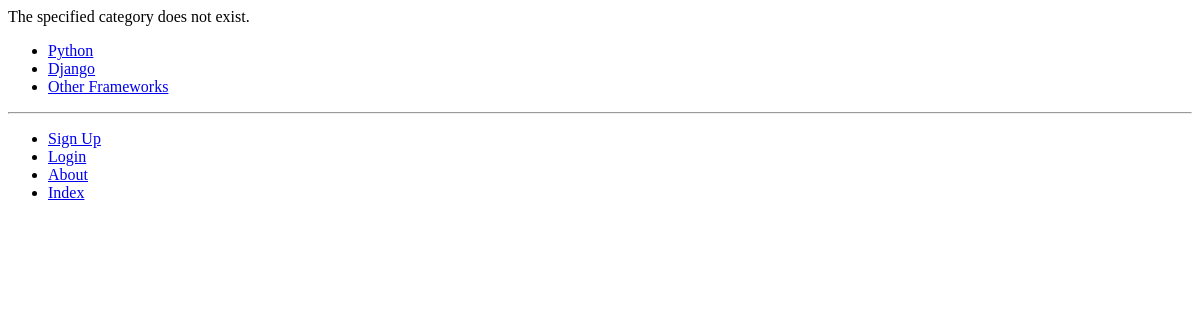
Page /rango/category/cats/ on the earlier database version.
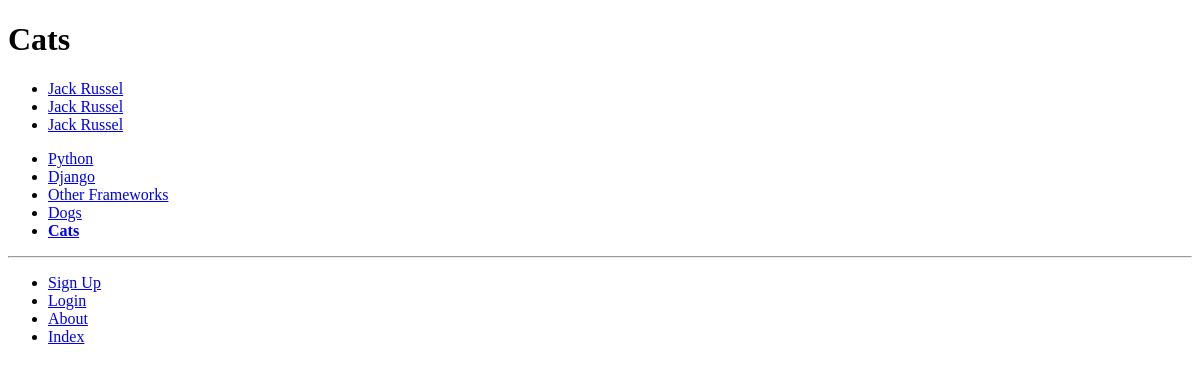
Same page on the later database version.
### rango/models.py (models this page shows, shortened)
class Category(models.Model):
	name = models.CharField(max_length=128, unique = True)
	views = models.IntegerField(default = 0)
	likes = models.IntegerField(default = 0)
	slug = models.SlugField(unique = True)
	class Meta:
	    verbose_name_plural = 'Categories'

class Page(models.Model):
    category = models.ForeignKey(Category, on_delete = models.CASCADE)
    title = models.CharField(max_length = 128)
    url = models.URLField()
    views = models.IntegerField(default = 0)

### rango/views.py (the view)
# urls.py: path('category/<slug:category_name_slug>/', views.show_category, name = 'show_category'),
def show_category(request, category_name_slug):
    context_dict = {}
    try:
        category = Category.objects.get(slug = category_name_slug)
        pages = Page.objects.filter(category = category)
        context_dict['pages'] = pages
        context_dict['category'] = category
    except Category.DoesNotExist:
        context_dict['category'] = None
        context_dict['pages'] = None
    return render(request, 'rango/category.html', context = context_dict)

### rango/templatetags/rango_template_tags.py (called while the page is built)
@register.inclusion_tag('rango/categories.html')
def get_category_list(current_category=None):
	return {'categories': Category.objects.all(), 'current_category': current_category}

### templates/rango/category.html (shortened to what this page needs)
{% extends 'rango/base.html' %}
{% load staticfiles %}
{% block body_block %}
  {% if category %}
    <h1>{{ category.name }}</h1>
    {% if pages %}
      <ul>
        {% for page in pages %}
          <li><a href="{{ page.url }}">{{ page.title }}</a></li>
        {% endfor %}
      </ul>
    {% else %}
      <strong>No pages currently in category.</strong>
    {% endif %}
  {% else %}
    The specified category does not exist.
  {% endif %}
{% endblock %}

### templates/rango/base.html (shortened to what this page needs)
<!DOCTYPE html>
{% load staticfiles %}
{% load rango_template_tags %}
<html>
  <head>
  </head>
  <body>
    <div>
      {% block body_block %}
      {% endblock %}
    </div>
    <div>
      {% block sidebar_block %}
        {% get_category_list category %}
      {% endblock %}
    </div>
    <hr />
    <div>
      <ul>
	  {% if user.is_authenticated %}
		<li><a href="{% url 'rango:restricted' %}">Restricted Page</a></li>
		<li><a href="{% url 'rango:logout' %}">Logout</a></li>
		<li><a href="{% url 'rango:add_category' %}">Add a New Category</a></li>
      {% else %}
		<li><a href="{% url 'rango:register' %}">Sign Up</a></li>
		<li><a href="{% url 'rango:login' %}">Login</a></li>
	  {% endif %}
        <li><a href="{% url 'rango:about' %}">About</a></li>
        <li><a href="{% url 'rango:index' %}">Index</a></li>
      </ul>
    </div>
  </body>
</html>

### templates/rango/categories.html
<ul>
  {% if categories %}
    {% for c in categories %}
      {% if c == current_category %}
        <li>
          <strong>
            <a href="{% url 'rango:show_category' c.slug %}">{{ c.name }}</a>
          </strong>
        </li>
      {% else %}
        <li>
          <a href="{% url 'rango:show_category' c.slug %}">{{ c.name }}</a>
        </li>
      {% endif %}
    {% endfor %}
  {% else %}
    <li><strong>There are no categories present.</strong></li>
  {% endif %}
</ul>

Differences in the rows shown:
added Category: name "Cats"
added Page: title "Jack Russel"
added Page: title "Jack Russel"
added Page: title "Jack Russel"
added Category: name "Dogs"
Other differences:
text no longer shown: "The specified category does not exist."
